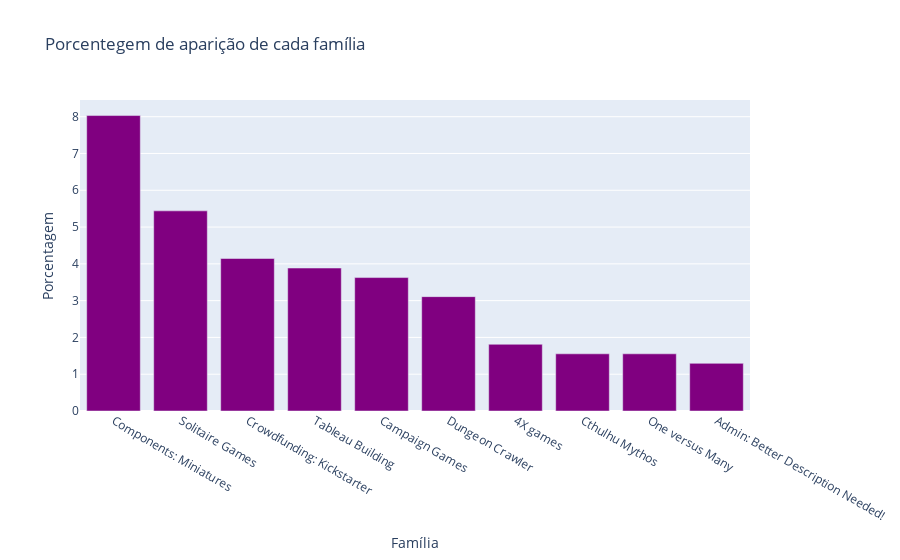

Notebook code cell kept with this figure:
### Code cell
fig_familia = px.bar(family_count2e4.head(10), x='feature', y='porcentagem',
                        title='Porcentegem de aparição de cada família').update_layout(
                            xaxis_title='Família', yaxis_title='Porcentagem'
                        ).update_traces(marker_color='purple')
fig_familia.show()

### Figure 1 — Plotly figure (JSON) as saved in the notebook; plotly's stock layout.template omitted (floating-point values rounded to 4 significant figures)
{"data": [{"alignmentgroup": "True", "hovertemplate": "feature=%{x}<br>porcentagem=%{y}<extra></extra>", "legendgroup": "", "marker": {"color": "purple", "pattern": {"shape": ""}}, "name": "", "offsetgroup": "", "orientation": "v", "showlegend": false, "textposition": "auto", "type": "bar", "x": ["Components: Miniatures", "Solitaire Games", "Crowdfunding: Kickstarter", "Tableau Building", "Campaign Games", "Dungeon Crawler", "4X games", "Cthulhu Mythos", "One versus Many", "Admin: Better Description Needed!"], "xaxis": "x", "y": [8.031, 5.44, 4.145, 3.886, 3.627, 3.109, 1.813, 1.554, 1.554, 1.295], "yaxis": "y"}], "layout": {"barmode": "relative", "legend": {"tracegroupgap": 0}, "title": {"text": "Porcentegem de aparição de cada família"}, "xaxis": {"anchor": "y", "domain": [0, 1], "title": {"text": "Família"}}, "yaxis": {"anchor": "x", "domain": [0, 1], "title": {"text": "Porcentagem"}}}}
